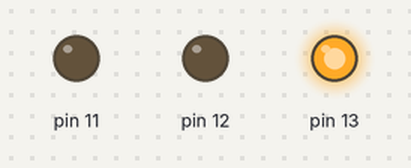
This sketch was run on a simulated Arduino Uno, built with avr-gcc and run on an emulated ATmega328P. Parts: output pins drawn as LEDs (lit = HIGH).

Above: at 1.0 s.
At 2.5 s:
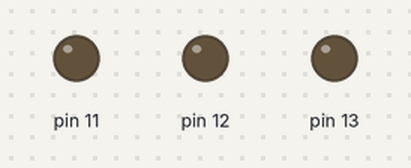
At 4.0 s:
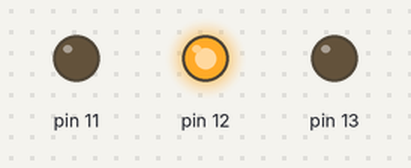
At 7.0 s:
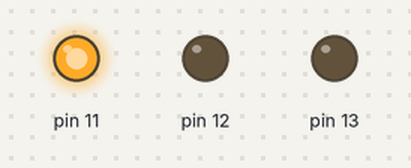
Timing chart, 0 to 11.7 s (numbered marks = the images above):
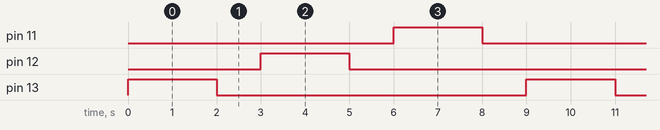

Measured:
- by itself, pin 11–13: alternates HIGH for 2.0 s and LOW for 7.0 s
- by itself, everything shown: repeats every 9.0 s, in 6 steps

The sketch:

code.ino
```cpp
// C++ code
//
void setup()
{
  pinMode(13, OUTPUT);
  pinMode(12, OUTPUT);
  pinMode(11, OUTPUT);
}

void loop()
{
  digitalWrite(13, HIGH);
  delay(2000); // Wait for 2000 millisecond(s)
  digitalWrite(13, LOW);
  delay(1000); // Wait for 1000 millisecond(s)
  digitalWrite(12, HIGH);
  delay(2000); // Wait for 2000 millisecond(s)
  digitalWrite(12, LOW);
  delay(1000); // Wait for 1000 millisecond(s)
  digitalWrite(11, HIGH);
  delay(2000); // Wait for 2000 millisecond(s)
  digitalWrite(11, LOW);
  delay(1000); // Wait for 1000 millisecond(s)
}
```
